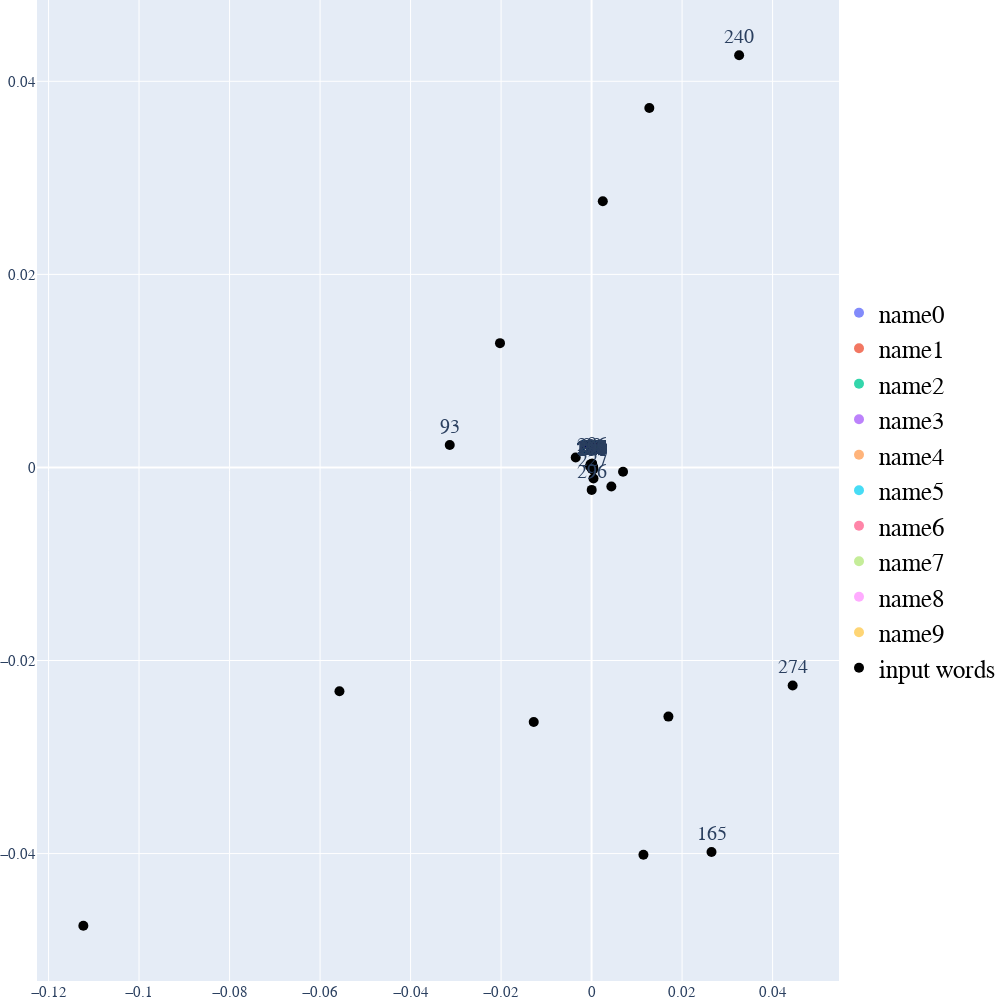

This figure's notebook cell:
### Code cell
layout = go.Layout(
        margin = {'l': 0, 'r': 0, 'b': 0, 't': 0},
        showlegend=True,
        legend=dict(
        x=1,
        y=0.5,
        font=dict(
            family="Courier New",
            size=25,
            color="black"
        )),
        font = dict(
            family = " Courier New ",
            size = 15),
        autosize = False,
        width = 1000,
        height = 1000
        )


plot_figure = go.Figure(data = data, layout = layout)
plot_figure.show()

### Figure 1 — Plotly figure (JSON) as saved in the notebook; plotly's stock layout.template omitted (floating-point values rounded to 4 significant figures; data arrays with more than 128 entries replaced by an {"elided": "..."} marker saying what was removed)
{"data": [{"marker": {"color": 2, "opacity": 0.8, "size": 10}, "mode": "markers+text", "name": "name0", "text": ["0", "1", "2", "3", "4"], "textfont": {"size": 20}, "textposition": "top center", "type": "scatter", "x": [6.791e-05, 7.933e-05, 7.728e-05, 7.099e-05, 7.135e-05], "y": [0.0001111, 0.000107, 0.0001226, 0.0001081, 0.000115]}, {"marker": {"color": 2, "opacity": 0.8, "size": 10}, "mode": "markers+text", "name": "name1", "text": ["5", "6", "7", "8", "9"], "textfont": {"size": 20}, "textposition": "top center", "type": "scatter", "x": [7.385e-05, 8.789e-05, 7.726e-05, 7.75e-05, 7.73e-05], "y": [0.0001065, 0.0001036, 0.0001074, 0.0001115, 9.728e-05]}, {"marker": {"color": 2, "opacity": 0.8, "size": 10}, "mode": "markers+text", "name": "name2", "text": ["10", "11", "12", "13", "14"], "textfont": {"size": 20}, "textposition": "top center", "type": "scatter", "x": [5.415e-05, 7.903e-05, 6.902e-05, 8.51e-05, 7.641e-05], "y": [0.0001052, 0.0001114, 0.0001187, 0.0001747, 0.0001143]}, {"marker": {"color": 2, "opacity": 0.8, "size": 10}, "mode": "markers+text", "name": "name3", "text": ["15", "16", "17", "18", "19"], "textfont": {"size": 20}, "textposition": "top center", "type": "scatter", "x": [7.625e-05, 8.302e-05, 0.0001555, 7.592e-05, 6.066e-05], "y": [0.0001096, 0.0001302, 5.895e-05, 0.0001123, 0.0001417]}, {"marker": {"color": 2, "opacity": 0.8, "size": 10}, "mode": "markers+text", "name": "name4", "text": ["20", "21", "22", "23", "24"], "textfont": {"size": 20}, "textposition": "top center", "type": "scatter", "x": [6.584e-05, 7.808e-05, 8.779e-05, 7.571e-05, 7.573e-05], "y": [0.0001083, 0.0001161, 0.0001147, 0.0001106, 0.0001158]}, {"marker": {"color": 2, "opacity": 0.8, "size": 10}, "mode": "markers+text", "name": "name5", "text": ["25", "26", "27", "28", "29"], "textfont": {"size": 20}, "textposition": "top center", "type": "scatter", "x": [8.14e-05, 7.722e-05, 7.491e-05, 6.408e-05, 6.923e-05], "y": [0.0001147, 0.0001079, 0.0001119, 0.0001139, 0.0001174]}, {"marker": {"color": 2, "opacity": 0.8, "size": 10}, "mode": "markers+text", "name": "name6", "text": ["30", "31", "32", "33", "34"], "textfont": {"size": 20}, "textposition": "top center", "type": "scatter", "x": [8.283e-05, 8.802e-05, 7.794e-05, 7.381e-05, 9.072e-05], "y": [0.0001118, 0.0001082, 0.0001184, 0.0001175, 0.0001063]}, {"marker": {"color": 2, "opacity": 0.8, "size": 10}, "mode": "markers+text", "name": "name7", "text": ["35", "36", "37", "38", "39"], "textfont": {"size": 20}, "textposition": "top center", "type": "scatter", "x": [8.285e-05, 7.084e-05, 8.089e-05, 8.563e-05, 7.893e-05], "y": [0.0001203, 0.0001235, 0.0001189, 0.0001124, 0.0001262]}, {"marker": {"color": 2, "opacity": 0.8, "size": 10}, "mode": "markers+text", "name": "name8", "text": ["40", "41", "42", "43", "44"], "textfont": {"size": 20}, "textposition": "top center", "type": "scatter", "x": [8.104e-05, 8.753e-05, 6.895e-05, 7.254e-05, 7.803e-05], "y": [0.0001153, 0.0001099, 0.000101, 0.0001172, 0.0001129]}, {"marker": {"color": 2, "opacity": 0.8, "size": 10}, "mode": "markers+text", "name": "name9", "text": ["45", "46", "47", "48", "49"], "textfont": {"size": 20}, "textposition": "top center", "type": "scatter", "x": [7.674e-05, 7.542e-05, 9.634e-05, 7.657e-05, 8.603e-05], "y": [0.0001077, 0.0001114, 6.899e-05, 0.0001222, 0.0001236]}, {"marker": {"color": "black", "opacity": 1, "size": 10}, "mode": "markers+text", "name": "input words", "text": {"elided": "250 str values"}, "textfont": {"size": 20}, "textposition": "top center", "type": "scatter", "x": {"elided": "761 float values"}, "y": {"elided": "761 float values"}}], "layout": {"autosize": false, "font": {"family": " Courier New ", "size": 15}, "height": 1000, "legend": {"font": {"color": "black", "family": "Courier New", "size": 25}, "x": 1, "y": 0.5}, "margin": {"b": 0, "l": 0, "r": 0, "t": 0}, "showlegend": true, "width": 1000}}
